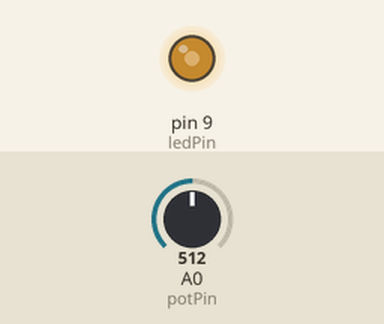
A sketch run on a simulated Arduino Uno, built with avr-gcc and run on an emulated ATmega328P. On the bench: output pins drawn as LEDs (lit = HIGH). Inputs (shaded band) come from the test bench; at power-on: A0 (potPin) = 512.

Above: at 1.2 s.
1.3 s: A0 (potPin) set to 716
At 2.5 s:
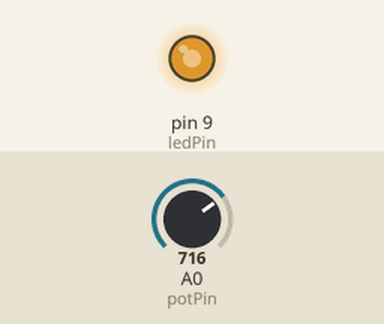
2.8 s: A0 (potPin) set to 900
At 3.9 s:
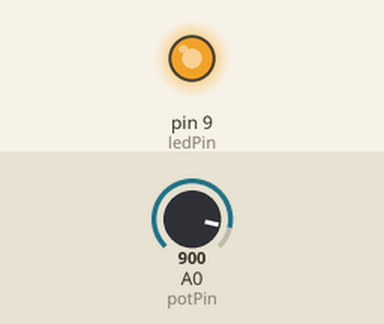
4.3 s: A0 (potPin) set to 122
At 5.0 s:
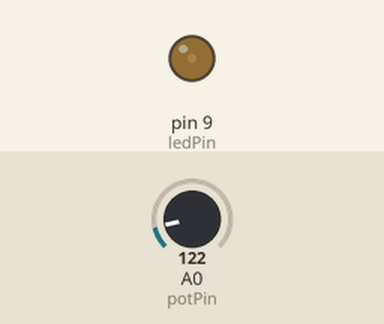
5.8 s: A0 (potPin) set to 0
At 6.2 s:
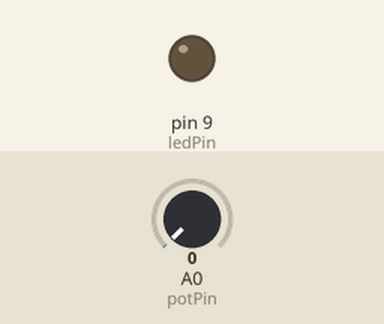
7.3 s: A0 (potPin) set to 511
At 8.5 s:
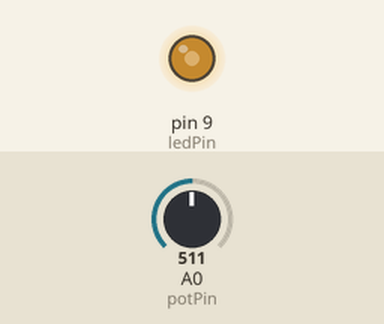
Timing chart, 0 to 9.8 s (numbered marks = the images above; inputs shaded):
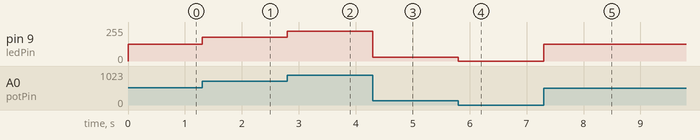

Measured:
- after the input at 1.3 s, pin 9 (ledPin): 127/255 → 178/255 at once
- after the input at 2.8 s, pin 9 (ledPin): 178/255 → 224/255 at once
- after the input at 4.3 s, pin 9 (ledPin): 224/255 → 30/255 at once
- after the input at 5.8 s, pin 9 (ledPin): 30/255 → 0/255 at once
- after the input at 7.3 s, pin 9 (ledPin): 0/255 → 127/255 at once

The sketch:

B_Potentiometer_LED.ino
```cpp
//Analog input scaling
/*Potentiometer - Left pin → 5V, Right pin → GND, Middle pin → A0 (Analog input of Arduino). This allows Arduino to read the knob position as a number (0–1023).
LED - long leg (anode) → PWM pin (Pin 3), short leg (cathode) → 220Ω resistor → GND*/

int potPin = A0;
int ledPin = 9;

void setup()
{
  pinMode(ledPin, OUTPUT);
}

void loop()
{
  int potValue = analogRead(potPin); // 0 to 1023
  int ledValue = map(potValue, 0, 1023, 0, 255); // convert to 0–255. map(value, fromLow, fromHigh, toLow, toHigh)

  analogWrite(ledPin, ledValue);   // control LED brightness
}
```
